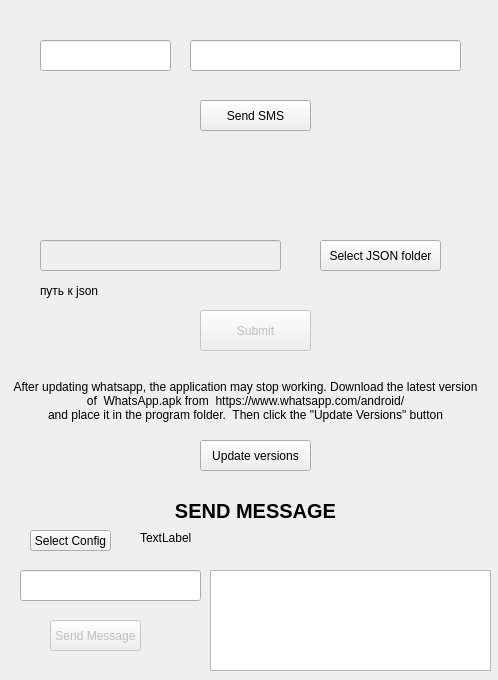
<?xml version="1.0" encoding="UTF-8"?>
<ui version="4.0">
 <class>yowsup</class>
 <widget class="QWidget" name="yowsup">
  <property name="geometry">
   <rect>
    <x>0</x>
    <y>0</y>
    <width>498</width>
    <height>680</height>
   </rect>
  </property>
  <property name="windowTitle">
   <string>yowsup</string>
  </property>
  <property name="autoFillBackground">
   <bool>false</bool>
  </property>
  <widget class="QLineEdit" name="lineEdit">
   <property name="geometry">
    <rect>
     <x>40</x>
     <y>40</y>
     <width>131</width>
     <height>31</height>
    </rect>
   </property>
   <property name="text">
    <string/>
   </property>
  </widget>
  <widget class="QLineEdit" name="lineEdit_2">
   <property name="geometry">
    <rect>
     <x>190</x>
     <y>40</y>
     <width>271</width>
     <height>31</height>
    </rect>
   </property>
  </widget>
  <widget class="QPushButton" name="sendSMSButton">
   <property name="geometry">
    <rect>
     <x>200</x>
     <y>100</y>
     <width>111</width>
     <height>31</height>
    </rect>
   </property>
   <property name="text">
    <string>Send SMS</string>
   </property>
  </widget>
  <widget class="QLineEdit" name="lineEdit_3">
   <property name="enabled">
    <bool>false</bool>
   </property>
   <property name="geometry">
    <rect>
     <x>40</x>
     <y>240</y>
     <width>241</width>
     <height>31</height>
    </rect>
   </property>
  </widget>
  <widget class="QPushButton" name="submitButton">
   <property name="enabled">
    <bool>false</bool>
   </property>
   <property name="geometry">
    <rect>
     <x>200</x>
     <y>310</y>
     <width>111</width>
     <height>41</height>
    </rect>
   </property>
   <property name="text">
    <string>Submit</string>
   </property>
  </widget>
  <widget class="QPushButton" name="updateVersions">
   <property name="geometry">
    <rect>
     <x>200</x>
     <y>440</y>
     <width>111</width>
     <height>31</height>
    </rect>
   </property>
   <property name="text">
    <string>Update versions</string>
   </property>
  </widget>
  <widget class="QLabel" name="label">
   <property name="geometry">
    <rect>
     <x>10</x>
     <y>380</y>
     <width>471</width>
     <height>51</height>
    </rect>
   </property>
   <property name="lineWidth">
    <number>4</number>
   </property>
   <property name="text">
    <string>After updating whatsapp, the application may stop working. Download the latest version
of  WhatsApp.apk from  https://www.whatsapp.com/android/ 
and place it in the program folder.  Then click the &quot;Update Versions&quot; button</string>
   </property>
   <property name="alignment">
    <set>Qt::AlignHCenter|Qt::AlignTop</set>
   </property>
  </widget>
  <widget class="QLabel" name="resultLabel1">
   <property name="geometry">
    <rect>
     <x>40</x>
     <y>140</y>
     <width>371</width>
     <height>61</height>
    </rect>
   </property>
   <property name="text">
    <string/>
   </property>
  </widget>
  <widget class="QPushButton" name="selectJSONFolder">
   <property name="geometry">
    <rect>
     <x>320</x>
     <y>240</y>
     <width>121</width>
     <height>31</height>
    </rect>
   </property>
   <property name="text">
    <string>Select JSON folder</string>
   </property>
  </widget>
  <widget class="QLabel" name="json_source">
   <property name="geometry">
    <rect>
     <x>40</x>
     <y>280</y>
     <width>431</width>
     <height>21</height>
    </rect>
   </property>
   <property name="text">
    <string>путь к json</string>
   </property>
  </widget>
  <widget class="QLabel" name="UpdateLabel">
   <property name="geometry">
    <rect>
     <x>60</x>
     <y>480</y>
     <width>351</width>
     <height>71</height>
    </rect>
   </property>
   <property name="text">
    <string/>
   </property>
  </widget>
  <widget class="QLabel" name="send_message_label">
   <property name="geometry">
    <rect>
     <x>160</x>
     <y>490</y>
     <width>191</width>
     <height>41</height>
    </rect>
   </property>
   <property name="font">
    <font>
     <pointsize>15</pointsize>
     <weight>75</weight>
     <bold>true</bold>
    </font>
   </property>
   <property name="text">
    <string>SEND MESSAGE</string>
   </property>
   <property name="alignment">
    <set>Qt::AlignCenter</set>
   </property>
  </widget>
  <widget class="QLabel" name="config_source_label">
   <property name="geometry">
    <rect>
     <x>140</x>
     <y>530</y>
     <width>311</width>
     <height>16</height>
    </rect>
   </property>
   <property name="text">
    <string>TextLabel</string>
   </property>
  </widget>
  <widget class="QPushButton" name="selectConfig">
   <property name="geometry">
    <rect>
     <x>30</x>
     <y>530</y>
     <width>81</width>
     <height>21</height>
    </rect>
   </property>
   <property name="text">
    <string>Select Config</string>
   </property>
  </widget>
  <widget class="QTextEdit" name="recepientMessage">
   <property name="geometry">
    <rect>
     <x>210</x>
     <y>570</y>
     <width>281</width>
     <height>101</height>
    </rect>
   </property>
  </widget>
  <widget class="QLineEdit" name="recepientPhone">
   <property name="geometry">
    <rect>
     <x>20</x>
     <y>570</y>
     <width>181</width>
     <height>31</height>
    </rect>
   </property>
  </widget>
  <widget class="QPushButton" name="spamButton">
   <property name="enabled">
    <bool>false</bool>
   </property>
   <property name="geometry">
    <rect>
     <x>50</x>
     <y>620</y>
     <width>91</width>
     <height>31</height>
    </rect>
   </property>
   <property name="text">
    <string>Send Message</string>
   </property>
  </widget>
 </widget>
 <resources/>
 <connections/>
</ui>
